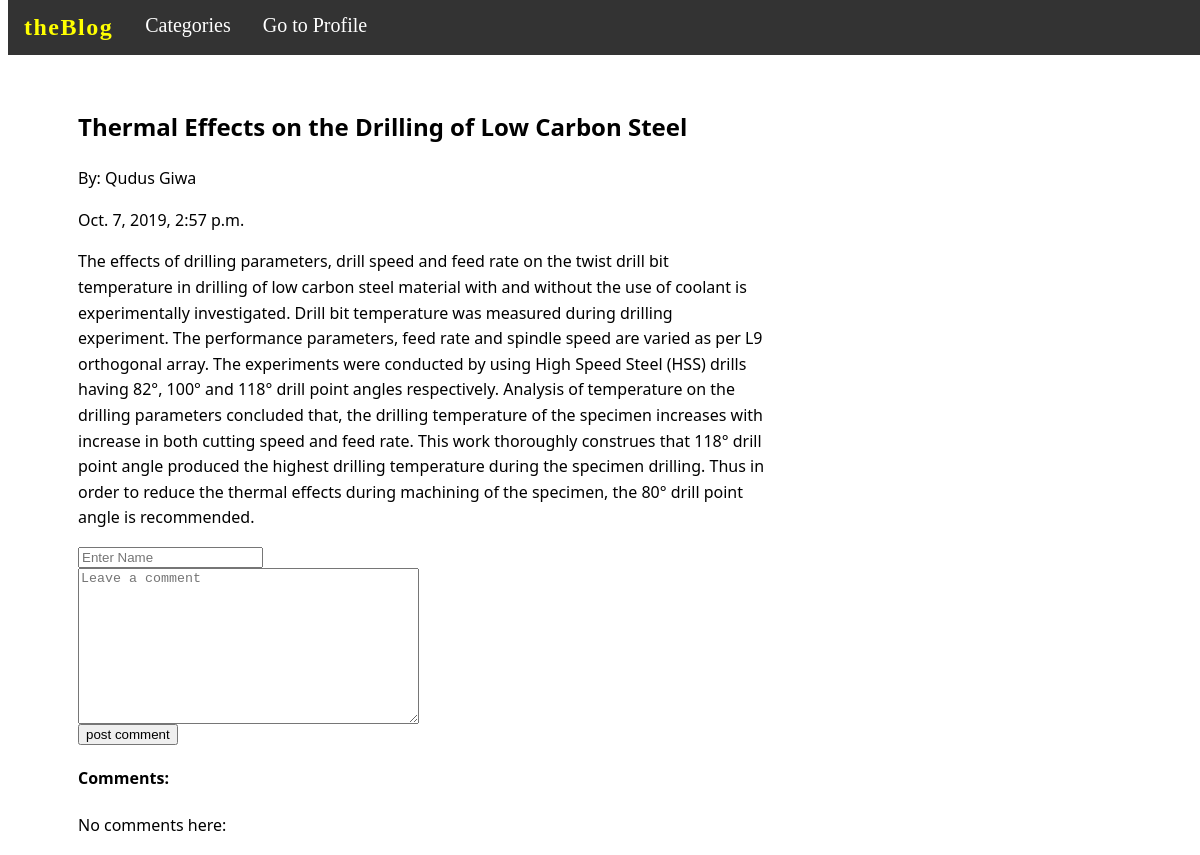
/blog/5/, run on the app's committed database.
### blog/models.py (models this page shows, shortened)
class Post(models.Model):
	title = models.CharField(max_length = 200)
	author = models.CharField(max_length = 40)
	content = models.TextField()
	date = models.DateTimeField('Publication Date')
	last_modified = models.DateTimeField('Last Modified',auto_now = True)
	status = models.IntegerField(choices=status, default=0)

### blog/views.py (the view, shortened to what this page needs)
# urls.py: path('<int:post_id>/', views.detail, name = 'detail'),
def detail(request, post_id):
	article = get_object_or_404(Post, pk = post_id)
	comments = Comment.objects.filter(post=article)
	form = CommentForm()
	context = {'article':article,'comments':comments,'form':form}
	return render(request, 'blog/detail.html', context)

### blog/forms.py
class CommentForm(forms.Form):
	author = forms.CharField(max_length=40,widget=forms.TextInput(attrs={"class":"form_control",
					"placeholder":"Enter Name"}))
	reply = forms.CharField(widget=forms.Textarea(attrs={"class":"form-control","placeholder":"Leave a comment"}))

### blog/templates/blog/detail.html (shortened to what this page needs)
{% load static %}
{% load humanize %}
<link rel="stylesheet" type="text/css" href="{% static 'blog/detail.css' %}">
<ul>
	<li><b><a id="header" class="home" href="/blog">theBlog</a></b></li>
	<li><a href="">Categories</a></li>
	<li><a href="{% url 'blog:profile' %}">Go to Profile</a></li>
</ul>
<div class="leftside">
	<h2>{{ article.title }}</h2>
	<p>By: {{ article.author }}</p>
	<p style="font-weight: 100;">{{ article.date }}</p>
	<p>{{ article.content }}</p>
	<form action="/blog/{{ article.id }}/" method='post'>
	{{ form.author }}<br>
	{{ form.reply }}<br>
	<button type='submit'>post comment</button>
	</form>
	<h4>Comments:</h4>
	{% for comment in comments %}
		<div style="padding-left: 10px; padding-right: 10px;">
			<p id="author">{{ comment.author }}<span style="font-weight:100; font-size:13px; color:black;"> - {{ comment.date|naturaltime }}<br>{{ comment.reply }}<span/></p>
		</div>
	{% empty %}
		<p>No comments here: </p>
	{% endfor %}
</div>

### blog/static/blog/detail.css (style rules this page uses)
.leftside { float:left; width: 70%; background:white; clear:right; padding-left: 70px; padding-right: 70px; margin-top: 80px; font-family: 'Segoe UI', Tahoma, sans-serif; line-height: 1.6; }
#header { color: yellow; text-decoration: none; font-size: 24px; letter-spacing: 1.5px; }
ul { list-style-type: none; margin: 0; padding: 0; overflow: hidden; background-color: #333; position: fixed; top: 0; width: 100%; }
li { float: left; }
li a { display: block; color: white; text-align: center; padding: 14px 16px; text-decoration: none; font-size: 20px; }

### data on the page
Post: title "Thermal Effects on the Drilling of Low Carbon Steel", author "Qudus Giwa", date "Oct. 7, 2019, 2:57 p.m.", content "The effects of drilling parameters, drill speed and feed rate on the twist drill bit temperature in drilling of low carbon steel material with and without the use of coolant is experimentally investigated. Drill bit temperature was measured during drilling experiment. The performance parameters, feed rate and spindle speed are varied as per L9 orthogonal array. The experiments were conducted by using High Speed Steel (HSS) drills having 82°, 100° and 118° drill point angles respectively. Analysis of temperature on the drilling parameters concluded that, the drilling temperature of the specimen increases with increase in both cutting speed and feed rate. This work thoroughly construes that…"
